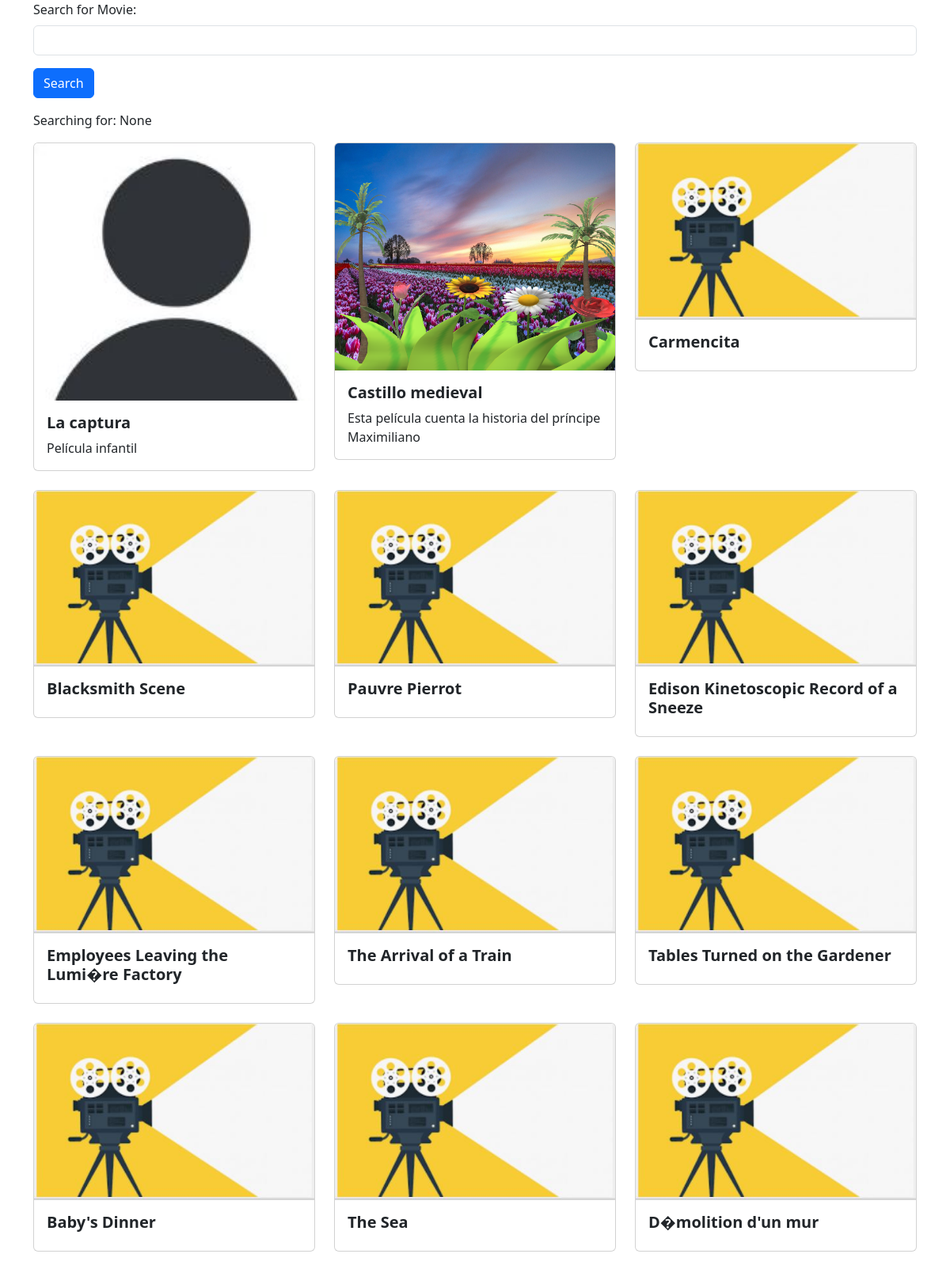
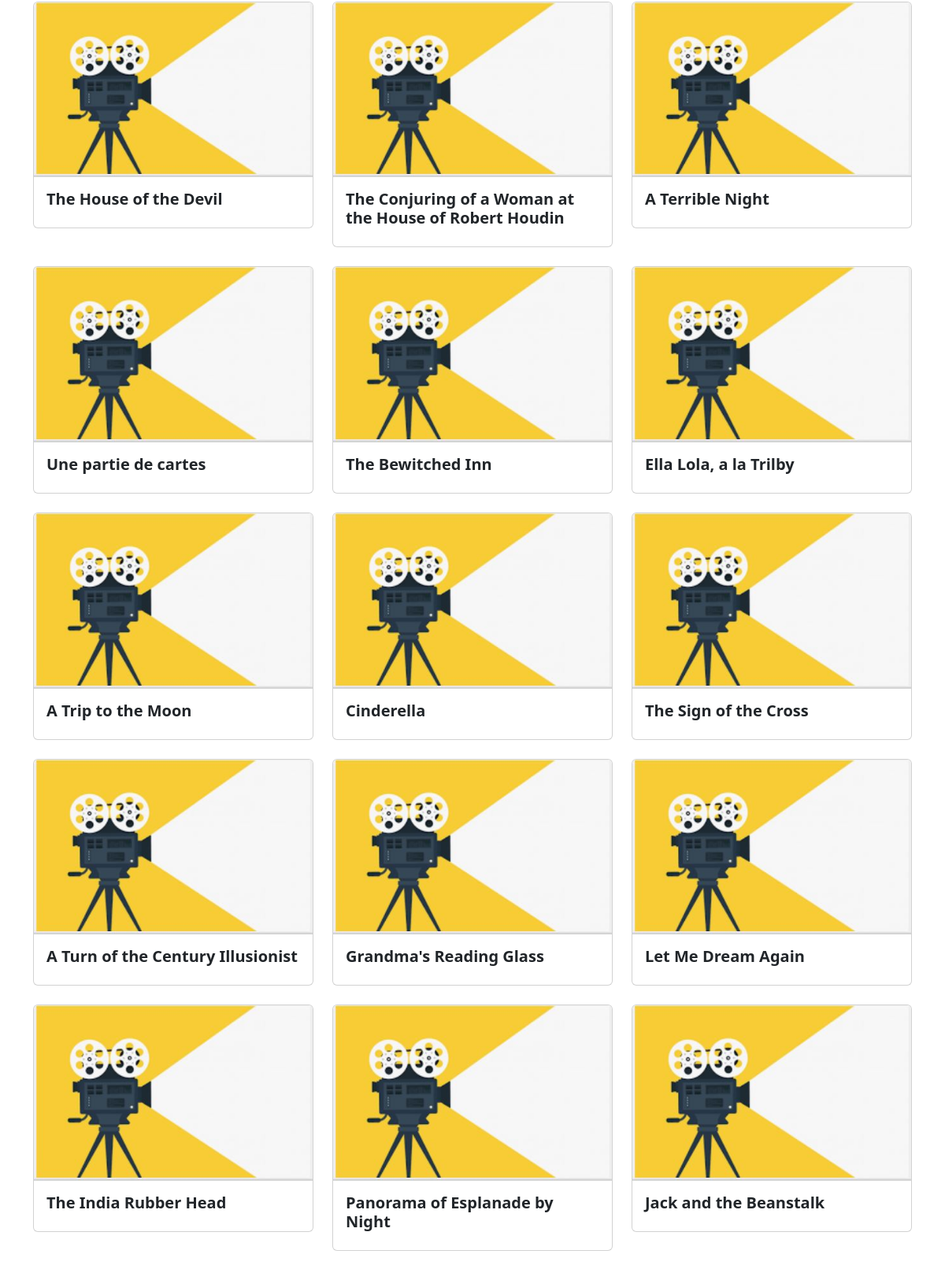
The page / (upper part) on the database its author committed (2 pictures, top to bottom).
### movie/models.py (models this page shows)
class Movie(models.Model):
    title = models.CharField(max_length=100)
    description = models.CharField(max_length=250)
    image = models.ImageField(upload_to='movie/images/')
    url = models.URLField(blank=True)
    genre = models.CharField(blank=True, max_length=250)
    year = models.IntegerField(blank=True, null=True)

### movie/views.py (the view)
# urls.py: 2. Add a URL to urlpatterns:  path('', views.home, name='home')
def home(request):
    searchTerm = request.GET.get('searchMovie') # GET se usa para solicitar recursos de un servidor
    if searchTerm:
        movies = Movie.objects.filter(title__icontains=searchTerm)
    else:
        movies = Movie.objects.all()
    return render(request, 'home.html', {'searchTerm':searchTerm, 'movies':movies})

### movie/templates/home.html (shortened to what this page needs)
<head>
    <link href="https://cdn.jsdelivr.net/npm/bootstrap@5.3.2/dist/css/bootstrap.min.css" rel="stylesheet">
</head>
<div class="container">
    <form action="">
        <div class="mb-3">
            <label for="searchMovie" class="form-label">
                Search for Movie:
            </label>
            <input type="text" class="form-control" name="searchMovie"/>
        </div>
        <button type="submit" class="btn btn-primary">Search</button>
    </form>
    <p>Searching for: {{searchTerm}}</p>
    <div class="row row-cols-1 row-cols-md-3 g-4">
        {% for movie in movies %}
        <div v-for="movie in movies" class="col">
            <div class="card">
            <img src="{{ movie.image.url }}" class="card-img-top" alt="...">
            <div class="card-body">
                <h5 class="card-title fw-bold">{{ movie.title}}</h5>
                <p class="card-text">{{ movie.description}}</p>
            </div>
        </div>
    </div>
        {% endfor %}
    </div>
    <br/>
    <br />
    <br />
</div>

### rows shown on the page
Movie: image (picture), title "La captura", description "Película infantil"
Movie: image (picture), title "Castillo medieval", description "Esta película cuenta la historia del príncipe Maximiliano"
Movie: image (placeholder picture), title "Carmencita"
Movie: image (placeholder picture), title "Blacksmith Scene"
Movie: image (placeholder picture), title "Pauvre Pierrot"
Movie: image (placeholder picture), title "Edison Kinetoscopic Record of a Sneeze"
Movie: image (placeholder picture), title "Employees Leaving the Lumi�re Factory"
Movie: image (placeholder picture), title "The Arrival of a Train"
Movie: image (placeholder picture), title "Tables Turned on the Gardener"
Movie: image (placeholder picture), title "Baby's Dinner"
Movie: image (placeholder picture), title "The Sea"
Movie: image (placeholder picture), title "D�molition d'un mur"
Movie: image (placeholder picture), title "The House of the Devil"
Movie: image (placeholder picture), title "The Conjuring of a Woman at the House of Robert Houdin"
Movie: image (placeholder picture), title "A Terrible Night"
Movie: image (placeholder picture), title "Une partie de cartes"
Movie: image (placeholder picture), title "The Bewitched Inn"
Movie: image (placeholder picture), title "Ella Lola, a la Trilby"
Movie: image (placeholder picture), title "A Trip to the Moon"
Movie: image (placeholder picture), title "Cinderella"
Movie: image (placeholder picture), title "The Sign of the Cross"
Movie: image (placeholder picture), title "A Turn of the Century Illusionist"
Movie: image (placeholder picture), title "Grandma's Reading Glass"
Movie: image (placeholder picture), title "Let Me Dream Again"
Movie: image (placeholder picture), title "The India Rubber Head"
Movie: image (placeholder picture), title "Panorama of Esplanade by Night"
Movie: image (placeholder picture), title "Jack and the Beanstalk"

### other values the page prints
{{ searchTerm }} "None"
